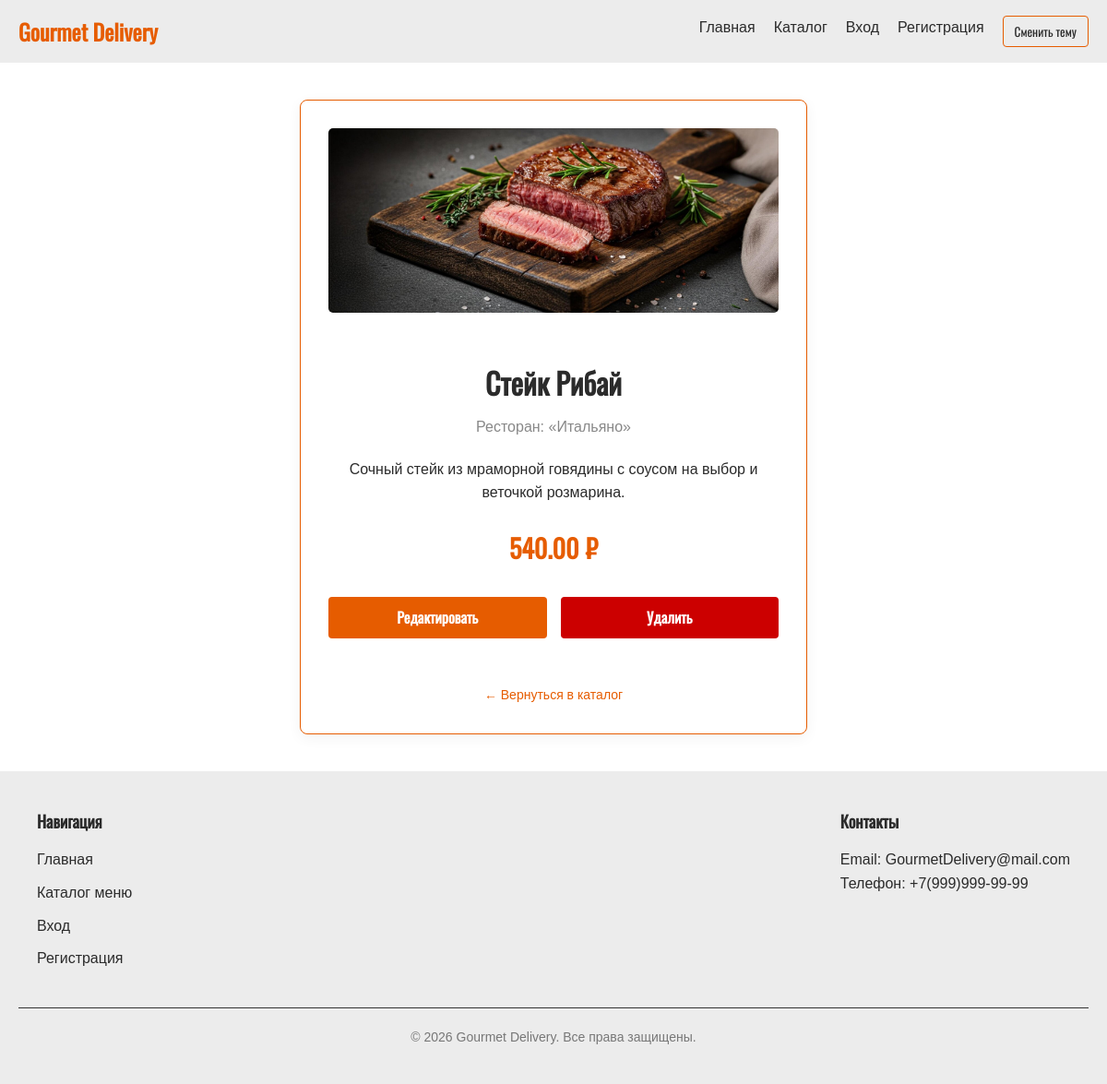
Page /dish/1/ on the committed database.
### Delivery/models.py (models this page shows, shortened)
class Dish(models.Model):
    restaurant = models.ForeignKey(Restaurant, on_delete=models.CASCADE, related_name='dishes', verbose_name="Ресторан")
    title = models.CharField(max_length=255, verbose_name="Название блюда")
    description = models.TextField(blank=True, verbose_name="Описание")
    price = models.DecimalField(max_digits=10, decimal_places=2, verbose_name="Цена")
    image_name = models.CharField(max_length=100, blank=True, null=True, verbose_name="Имя файла картинки")

class Restaurant(models.Model):
    name = models.CharField(max_length=255, verbose_name="Название ресторана")

### Delivery/views.py (the view)
# urls.py: path('dish/<int:id>/', views.dish_detail_view, name='dish_detail'),
def dish_detail_view(request, id):
    dish = get_object_or_404(Dish, id=id)
    return render(request, 'Delivery/dish_detail.html', {'dish': dish})

### Delivery/templates/Delivery/dish_detail.html (shortened to what this page needs)
{% load static %}
<!DOCTYPE html>
<html lang="ru">
<head>
    <link rel="stylesheet" href="{% static 'style.css' %}">
</head>
<body>
    <header class="header">
        <div class="container header-container">
            <a href="{% url 'index' %}" class="logo">Gourmet Delivery</a>
            <nav class="nav">
                <a href="{% url 'index' %}" class="nav-link">Главная</a>
                <a href="{% url 'catalog' %}" class="nav-link">Каталог</a>
                <a href="{% url 'login' %}" class="nav-link">Вход</a>
                <a href="{% url 'register' %}" class="nav-link">Регистрация</a>
                <button id="theme-toggle" class="btn-theme">Сменить тему</button>
            </nav>
        </div>
    </header>
    <main class="page-content container main-flex-center-detail">
        <div class="form-wrapper form-wrapper-detail">
            <div class="detail-icon">
                {% if dish.image_name %}
                <img src="{% static 'assets/img/' %}{{ dish.image_name }}" alt="{{ dish.title }}" class="imgc">
                {% else %}
                <img src="{% static 'assets/img/Delivery.webp' %}" alt="Placeholder" class="imgc">
                {% endif %}
            </div>
            <h2 class="page-title detail-title">{{ dish.title }}</h2>
            <div class="restaurant-name detail-restaurant">
                Ресторан: «{{ dish.restaurant.name }}»
            </div>
            <p class="product-desc detail-desc">
                {{ dish.description }}
            </p>
            <div class="price detail-price">
                {{ dish.price }} ₽
            </div>
            <div class="detail-buttons-row">
                <a href="{% url 'dish_edit' dish.id %}" class="btn-primary btn-primary-edit">
                    Редактировать
                </a>
                <a href="{% url 'dish_delete' dish.id %}" class="btn-primary btn-primary-delete">
                    Удалить
                </a>
            </div>
            <div class="form-redirect wrapper-redirect-detail">
                <a href="{% url 'catalog' %}" class="link-redirect-back">← Вернуться в каталог</a>
            </div>
        </div>
    </main>
    <footer class="footer">
        <div class="container footer-container">
            <div class="footer-column">
                <h3>Навигация</h3>
                <ul class="footer-links">
                    <li><a href="{% url 'index' %}">Главная</a></li>
                    <li><a href="{% url 'catalog' %}">Каталог меню</a></li>
                    <li><a href="{% url 'login' %}">Вход</a></li>
                    <li><a href="{% url 'register' %}">Регистрация</a></li>
                </ul>
            </div>
            <div class="footer-column">
                <h3>Контакты</h3>
                <p>Email: GourmetDelivery@mail.com</p>
                <p>Телефон: +7(999)999-99-99</p>
            </div>
        </div>
        <div class="footer-bottom">
            © 2026 Gourmet Delivery. Все права защищены.
        </div>
    </footer>
</body>
</html>

### Delivery/static/style.css (style rules this page uses)
* { box-sizing: border-box; margin: 0; padding: 0; }
:root { --bg-color: #ffffff; --text-color: #2b2b2b; --header-bg: #ececec; --card-bg: #ffffff; --border-color: #e65c00; --primary-color: #e65c00; --primary-hover: #cc5200; --error-color: #cc0000; --footer-bg: #f8f9fa; --input-bg: #ffffff; }
body { font-family: 'Rob', Arial, sans-serif; background-color: var(--bg-color); color: var(--text-color); line-height: 1.6; transition: background-color 0.3s, color 0.3s; display: flex; flex-direction: column; min-height: 100vh; }
h1, h2, h3, .page-title, .logo { font-family: 'Osw', sans-serif; font-weight: 700; }
.container { width: 100%; max-width: 1200px; margin: 0 auto; padding: 0 20px; }
.header { background-color: var(--header-bg); padding: 15px 0; }
.header-container { display: flex; justify-content: space-between; align-items: center; }
.logo { font-size: 24px; color: var(--primary-color); text-decoration: none; }
.nav { display: flex; gap: 20px; }
.nav-link { color: var(--text-color); text-decoration: none; font-weight: 500; }
.btn-theme { font-family: 'Osw', sans-serif; background: none; border: 1px solid var(--primary-color); color: var(--text-color); padding: 6px 12px; cursor: pointer; border-radius: 4px; }
.imgc { height: 200px; width: 100%; object-fit: cover; border-radius: 5px; }
.btn-primary { font-family: 'Osw', sans-serif; display: inline-block; background-color: var(--primary-color); color: #ffffff; text-decoration: none; padding: 12px 24px; border-radius: 4px; font-weight: bold; margin-bottom: 25px; }
.page-content { padding: 40px 20px; }
.page-title { margin-bottom: 30px; text-align: center; font-size: 32px; }
.restaurant-name { font-size: 14px; color: #888888; margin-bottom: 10px; }
.product-desc { font-size: 14px; margin-bottom: 20px; flex: 1; overflow-wrap: break-word; word-break: break-word; }
.price { font-family: 'Osw', sans-serif; font-size: 20px; font-weight: bold; }
.form-wrapper { width: 100%; max-width: 400px; background-color: var(--card-bg); border: 1px solid var(--border-color); padding: 30px; border-radius: 8px; box-shadow: 0 4px 15px rgba(0, 0, 0, 0.05); }
.form-redirect { text-align: center; margin-top: 20px; font-size: 14px; }
.form-redirect a { color: var(--primary-color); text-decoration: none; }
.footer { background-color: var(--header-bg); color: #ffffff; padding: 40px 20px; font-family: sans-serif; }
.footer-container { max-width: 1200px; margin: 0 auto; display: flex; flex-wrap: wrap; justify-content: space-between; gap: 30px; }
.footer-column h3 { font-size: 18px; margin-bottom: 15px; color: var(--text-color); }
.footer-column p { color: var(--text-color); }
.footer-links { list-style: none; padding: 0; margin: 0; }
.footer-links li { margin-bottom: 10px; }
.footer-links a { color: var(--text-color); text-decoration: none; transition: color 0.3s ease; }
.footer-bottom { max-width: 1200px; margin: 30px auto 0; padding-top: 20px; border-top: 1px solid #333333; text-align: center; color: #777777; font-size: 14px; }
.main-flex-center-detail { min-height: 65vh; display: flex; justify-content: center; align-items: center; }
.form-wrapper-detail { max-width: 550px; width: 100%; }
.btn-primary-delete { flex: 1; text-align: center; padding: 10px; background-color: var(--error-color); }
.btn-primary-edit { flex: 1; text-align: center; padding: 10px; }
.link-redirect-back { color: var(--text-color); text-decoration: none; }
.detail-icon { font-size: 64px; text-align: center; margin-bottom: 20px; }
.detail-title { margin-bottom: 10px; }
.detail-restaurant { text-align: center; font-size: 16px; margin-bottom: 20px; }
.detail-desc { font-size: 16px; text-align: center; margin-bottom: 25px; }
.detail-price { text-align: center; font-size: 28px; color: var(--primary-color); margin-bottom: 30px; }
.detail-buttons-row { display: flex; gap: 15px; }
.wrapper-redirect-detail { text-align: center; margin-top: 25px; }

### rows in the picture
Dish: image_name (picture), title "Стейк Рибай", restaurant.name "Итальяно", description "Сочный стейк из мраморной говядины с соусом на выбор и веточкой розмарина.", price "540.00"
